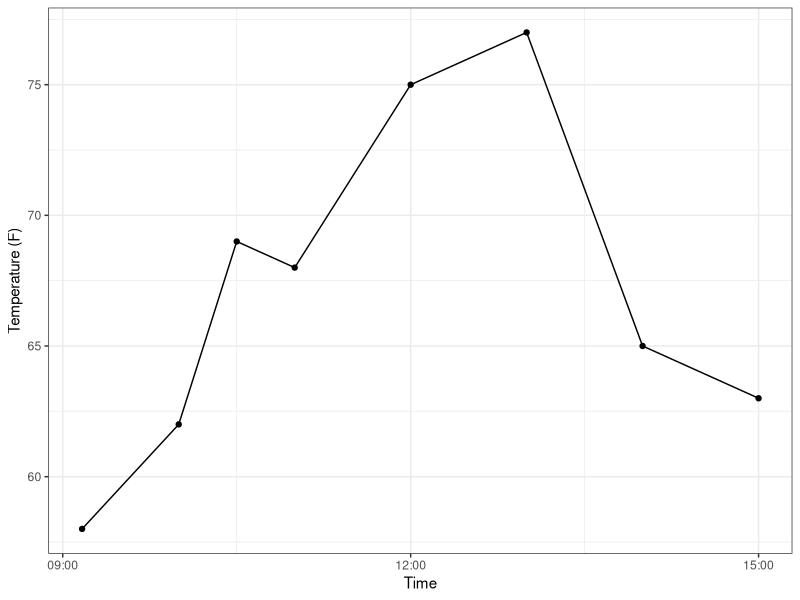
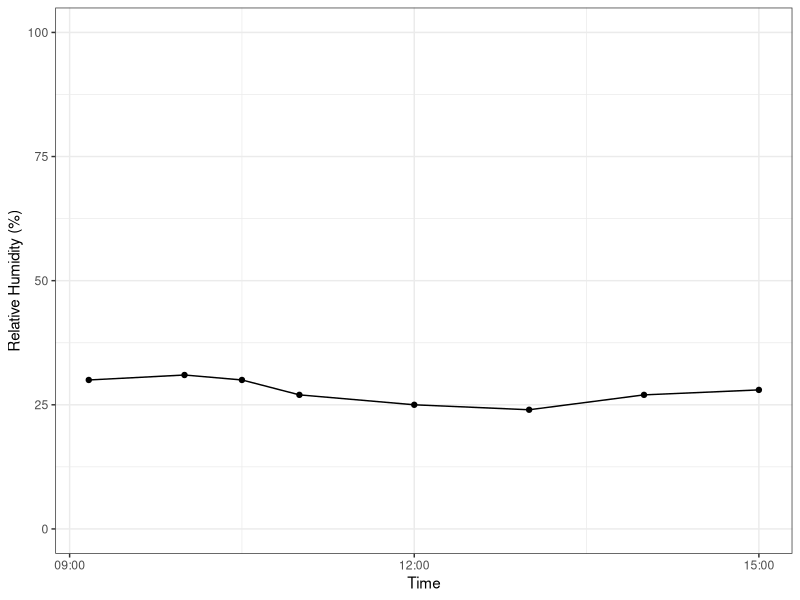
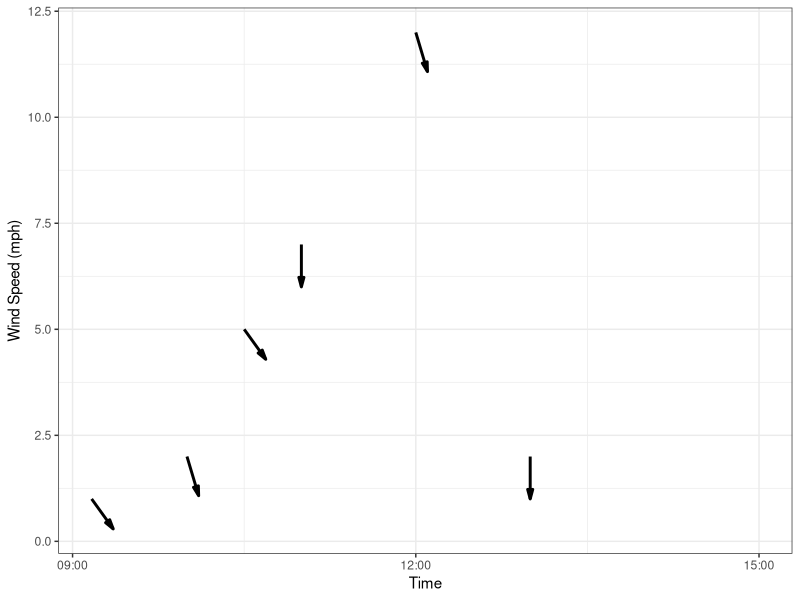

Reproduce these figures in R, in order.
## ---- chunk 1
library(ggplot2)
library(lubridate)
library(grid)
library(gridExtra)
## ---- chunk 2
weatherObservations <- read.csv(
  file = "Data/Weather/YYMMDD_FireName_FirelineWeatherObservations.csv", skip = 1)

weatherObservations$DateTime <- paste(weatherObservations$Date_ddmmyyyy," ",weatherObservations$Time_hhmm)

weatherObservations$DateTime <- dmy_hm(weatherObservations$DateTime)
## ---- chunk 3
TempPlot <- ggplot(data = weatherObservations, aes(x = DateTime, y = Temperature_F))+
  theme_bw()+
  ylab("Temperature (F)")+
  xlab("Time")+
  geom_line()+
  geom_point()
TempPlot
## ---- chunk 4
RHPlot <- ggplot(data = weatherObservations, aes(x = DateTime, y = RH))+
  theme_bw()+
  ylim(0,100)+
  ylab("Relative Humidity (%)")+
  xlab("Time")+
  geom_line()+
  geom_point()
RHPlot
## ---- chunk 5
weatherObservations$Windspeed_mph[weatherObservations$Windspeed_mph=="L/V"] <- NA
weatherObservations$Direction[weatherObservations$Direction=="L/V"] <- NA

WindDirection <- c("N","NNE","NE","ENE","E","ESE","SE","SSE","S","SSW","SW","WSW","W","WNW","NW","NNW")
WindAngle <- seq(0,337.5,22.5)
WindLookUp <- data.frame(WindDirection,WindAngle)

weatherObservations <- merge(weatherObservations,WindLookUp,by.x = "Direction", by.y = "WindDirection", all.x = TRUE)

weatherObservations$Windspeed_mph <- as.numeric(as.character(weatherObservations$Windspeed_mph))

weatherObservations$xend <- seconds(960) * sin(weatherObservations$WindAngle * (pi/180)) + weatherObservations$DateTime
weatherObservations$yend <- 1 * cos(weatherObservations$WindAngle * (pi/180)) + weatherObservations$Windspeed_mph

WindPlot <- ggplot(data = weatherObservations, aes(x = DateTime, y = Windspeed_mph))+
  theme_bw()+
  ylab("Wind Speed (mph)")+
  xlab("Time")+
  geom_segment(size = 1, aes(x = DateTime,
                   xend = xend,
                   y = Windspeed_mph,
                   yend = yend),
                   arrow = arrow(type = "closed",angle = "15",length = unit(.25,"cm")))
WindPlot
